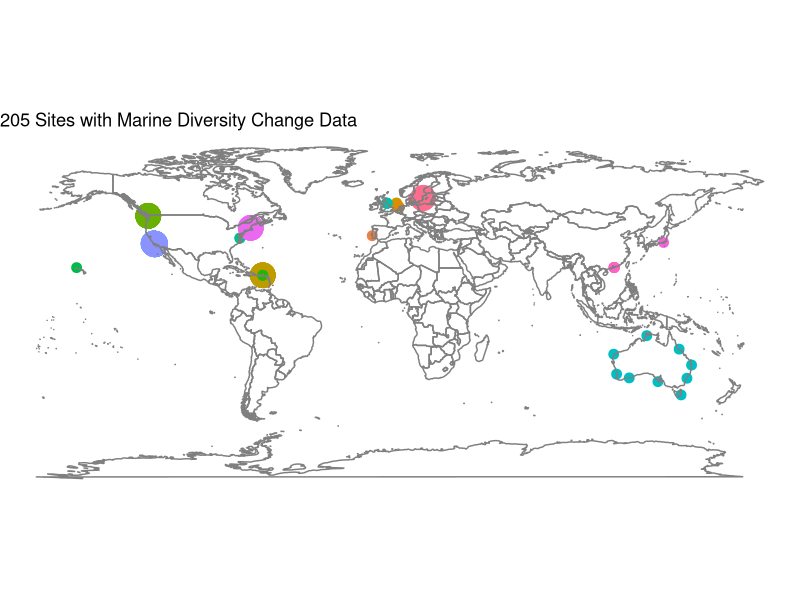
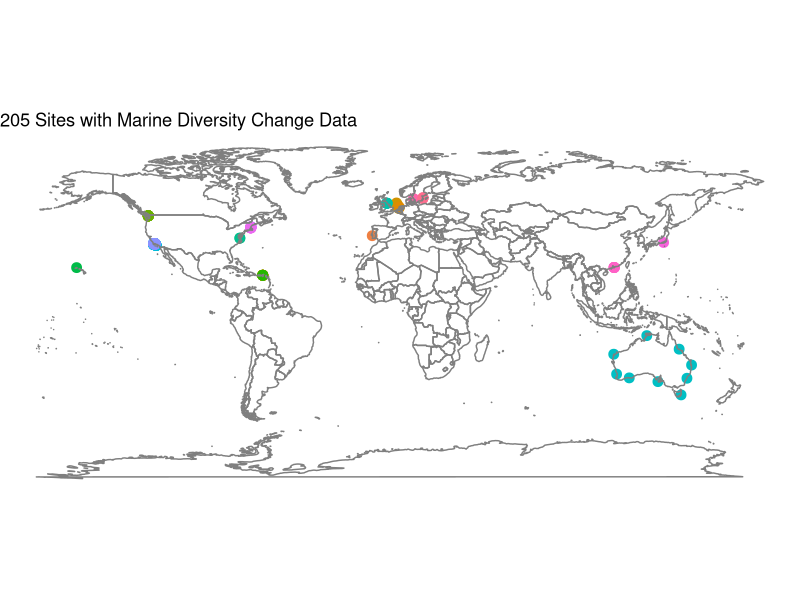

Reproduce these figures in R, in order.
library(dplyr)
library(ggplot2)

meta_points <- read.csv("Data_outputs/cb_site_data.csv")

meta_points_summary <- meta_points %>%
  group_by(Study.ID, Lat, Long) %>%
  dplyr::summarise(Sites = length(Site))



ggplot(data=meta_points_summary, aes(x=Long, y=Lat))  +
  geom_point(mapping=aes(color=Study.ID, size=Sites)) +
  borders("world", alpha=0.5) +
  theme_void() +
  theme(legend.position = "none") +
  coord_equal() +
  scale_size(range=c(3,8)) +
  ggtitle(paste0(sum(meta_points_summary$Sites), (" Sites with Marine Diversity Change Data")))







ggplot(data=meta_points, aes(x=Long, y=Lat))  +
  geom_point(mapping=aes(color=Study.ID), size=3) +
  borders("world", alpha=0.5) +
  theme_void() +
  theme(legend.position = "none") +
  coord_equal() +
  ggtitle(paste0(sum(meta_points_summary$Sites), (" Sites with Marine Diversity Change Data")))